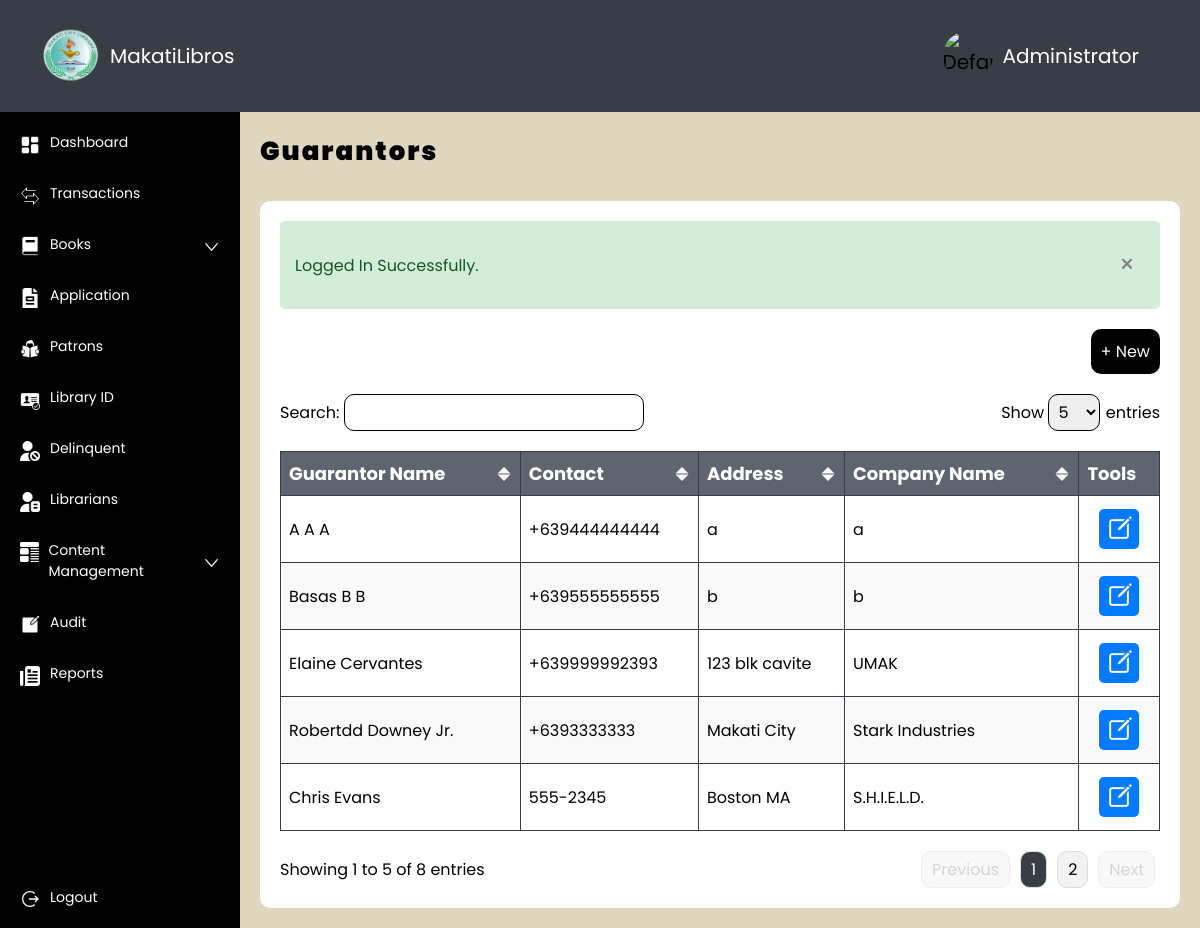
/admin/guarantors.php (signed in), run on the app's committed database.
### tables this page shows
CREATE TABLE `guarantor` (
  `guarantor_id` int(11) NOT NULL,
  `patrons_id` int(11) DEFAULT NULL,
  `firstname` varchar(255) DEFAULT NULL,
  `middlename` varchar(255) DEFAULT NULL,
  `lastname` varchar(255) DEFAULT NULL,
  `suffix` varchar(255) DEFAULT NULL,
  `contact` varchar(255) DEFAULT NULL,
  `address` varchar(255) DEFAULT NULL,
  `company_name` varchar(255) DEFAULT NULL,
  `company_contact` varchar(255) DEFAULT NULL,
  `company_address` varchar(255) DEFAULT NULL,
  `sign` varchar(255) DEFAULT NULL
);

### admin/functions/fetch_profile.php (called while the page is built, shortened)
<?php
$email = $_SESSION['email'];
try {
    $query = "SELECT * FROM librarians WHERE email = :email";
    $stmt = $pdo->prepare($query);
    $stmt->bindParam(':email', $email);
    $stmt->execute();
    $librarian = $stmt->fetch(PDO::FETCH_ASSOC);
    if (!$librarian) {
        $query = "SELECT * FROM admin WHERE email = :email";
        $stmt = $pdo->prepare($query);
        $stmt->bindParam(':email', $email);
        $stmt->execute();
        $admin = $stmt->fetch(PDO::FETCH_ASSOC);
        $librarian = $admin;
    }
    $isAdmin = isset($librarian['admin_id']);
} catch (PDOException $e) {
    header("Location: logout.php");
    exit();
}

### admin/functions/fetch_guarantors.php (called while the page is built, shortened)
<?php
function getGuarantors($pdo)
{
    $query = "SELECT
                guarantor_id,
                firstname,
                middlename,
                lastname,
                suffix,
                contact,
                address,
                company_name,
                company_contact,
                company_address
              FROM
                guarantor
              ORDER BY
                lastname, firstname";
    $stmt = $pdo->prepare($query);
    $stmt->execute();
    $guarantors = [];
    while ($row = $stmt->fetch(PDO::FETCH_ASSOC)) {
        $guarantors[] = [
            'guarantor_id' => $row['guarantor_id'],
            'firstname' => $row['firstname'],
            'middlename' => $row['middlename'],
            'lastname' => $row['lastname'],
            'suffix' => $row['suffix'],
            'contact' => $row['contact'],
            'address' => $row['address'],
            'company_name' => $row['company_name'],
            'company_contact' => $row['company_contact'],
            'company_address' => $row['company_address']
        ];
    }
    return $guarantors;
}

### admin/guarantors.php (the view, shortened to what this page needs)
<!DOCTYPE html>
<html lang="en">
<head>
    <link rel="stylesheet" href="style.css">
</head>
<?php
include '../connection.php';
include 'functions/fetch_guarantors.php';
$guarantors = getGuarantors($pdo);
?>
<body>
    <div class="wrapper">
        <div class="container-top">
            <?php include 'container-top.php'; ?>
        </div>
        <div class="container-content">
            <div class="sidebar">
                <?php include 'sidebar.php'; ?>
            </div>
            <div class="body">
                <div class="row">
                    <div class="title-26px">
                        Guarantors
                    </div>
                </div>
                <div class="container-white">
                    <div class="container-success" id="container-success" style="display: <?php echo isset($_SESSION['success_display']) ? $_SESSION['success_display'] : 'none';
                                                                                            unset($_SESSION['success_display']); ?>;">
                        <div class="container-success-description">
                            <?php if (isset($_SESSION['success_message'])) {
                                echo $_SESSION['success_message'];
                            } ?>
                        </div>
                        <button type="button" class="button-success-close" onclick="closeSuccessStatus()">&times;</button>
                    </div>
                    <div class="row row-right">
                        <button class="button-borrow" onclick="openAddModal()">
                            &#43; New
                        </button>
                    </div>
                    <div class="row row-between">
                        <div>
                            <label for="search">Search: </label>
                            <input class="table-search" type="text" id="search" oninput="searchTable()">
                        </div>
                        <div>
                            <label for="entries">Show </label>
                            <select class="table-select" id="entries" onchange="changeEntries()">
                                <option value="5">5</option>
                            </select>
                            <label for="entries"> entries</label>
                        </div>
                    </div>
                    <div class="row">
                        <table id="table">
                            <thead>
                                <tr>
                                    <th onclick="sortTable(0)">
                                        <div class="row row-between">
                                            <div class="column-title">Guarantor Name</div>
                                            <img id="sort-icon-0" src="../images/sort.png" class="sort">
                                        </div>
                                    </th>
                                    <th onclick="sortTable(1)">
                                        <div class="row row-between">
                                            <div class="column-title">Contact</div>
                                            <img id="sort-icon-1" src="../images/sort.png" class="sort">
                                        </div>
                                    </th>
                                    <th onclick="sortTable(2)">
                                        <div class="row row-between">
                                            <div class="column-title">Address</div>
                                            <img id="sort-icon-2" src="../images/sort.png" class="sort">
                                        </div>
                                    </th>
                                    <th onclick="sortTable(3)">
                                        <div class="row row-between">
                                            <div class="column-title">Company Name</div>
                                            <img id="sort-icon-3" src="../images/sort.png" class="sort">
                                        </div>
                                    </th>
                                    <th>
                                        <div class="column-title">Tools</div>
                                    </th>
                                </tr>
                            </thead>
                            <tbody>
                                <?php if (empty($guarantors)) { ?>
                                    <tr>
                                        <td colspan="5">
                                            <div class="no-result">
                                                <div class="no-result-image">
                                                    <img src="../images/no-result.jpg" alt="No Results Found" class="image" />
                                                </div>
                                                <p>No results found.</p>
                                            </div>
                                        </td>
                                    </tr>
                                <?php } else { ?>
                                    <?php foreach ($guarantors as $guarantor) { ?>
                                        <tr>
                                            <td><?php echo htmlspecialchars($guarantor['firstname'] . ' ' . $guarantor['lastname'] . ' ' . $guarantor['suffix']); ?></td>
                                            <td><?php echo htmlspecialchars($guarantor['contact']); ?></td>
                                            <td><?php echo htmlspecialchars($guarantor['address']); ?></td>
                                            <td><?php echo htmlspecialchars($guarantor['company_name']); ?></td>
                                            <td>
                                                <div class="td-center">
                                                    <div class="button-edit" onclick="openEditModal({
                                                                    id: <?php echo $guarantor['guarantor_id']; ?>,
                                                                    firstname: '<?php echo addslashes($guarantor['firstname']); ?>',
                                                                    middlename: '<?php echo addslashes($guarantor['middlename']); ?>',
                                                                    lastname: '<?php echo addslashes($guarantor['lastname']); ?>',
                                                                    suffix: '<?php echo addslashes($guarantor['suffix']); ?>',
                                                                    contact: '<?php echo addslashes($guarantor['contact']); ?>',
                                                                    address: '<?php echo addslashes($guarantor['address']); ?>',
                                                                    company_name: '<?php echo addslashes($guarantor['company_name']); ?>',
                                                                    company_contact: '<?php echo addslashes($guarantor['company_contact']); ?>',
                                                                    company_address: '<?php echo addslashes($guarantor['company_address']); ?>'
                                                                })">
                                                        <img src="../images/edit-white.png" class="image">
                                                    </div>
                                                </div>
                                            </td>
                                        </tr>
                                    <?php } ?>
                                <?php } ?>
                            </tbody>
                        </table>
                    </div>
                    <div class="row row-between">
                        <div class="entry-info" id="entry-info"></div>
                        <div class="pagination" id="pagination"></div>
                    </div>
                </div>
            </div>
        </div>
    </div>
</body>
</html>

### admin/container-top.php (shortened to what this page needs)
<?php include 'functions/fetch_profile.php'; ?>
<div class="row row-between">
    <div class="row-auto">
        <div class="container-round logo">
            <img src="../images/library-logo.png" class="image">
        </div>
        <div class="font-white">
            MakatiLibros
        </div>
    </div>
    <div class="row-auto container-profile" <?php echo ($isAdmin) ? '' : 'onclick="openEditProfileModal()"'; ?>>
        <div class="container-round profile">
            <img
                src="../librarian_images/<?php echo $isAdmin ? 'default_image.jfif' : htmlspecialchars($image); ?>"
                class="image"
                alt="<?php echo $isAdmin ? 'Default Admin Image' : 'User Profile Image'; ?>">
        </div>
        <div class="font-white">
            <?php echo htmlspecialchars($isAdmin ? 'Administrator' : $lastname); ?>
        </div>
    </div>
</div>

### admin/style.css (style rules this page uses)
* { margin: 0; padding: 0; font-family: 'Poppins', sans-serif; box-sizing: border-box; font-size: 20px; }
.wrapper { display: flex; flex-direction: column; height: 100vh; width: 100%; }
.container-top { display: flex; flex-direction: row; width: 100%; padding: 20px 40px; align-items: center; background-color: #393E46; }
.font-white { color: white; }
.container-round { border-radius: 100%; overflow: hidden; }
.logo { width: 60px; height: 60px; }
.profile { width: 50px; height: 50px; }
.container-profile { border: 1px solid transparent; padding: 10px 20px; }
.container-content { display: flex; flex-direction: row; width: 100%; height: 100%; overflow: hidden; }
.row { display: flex; flex-direction: row; gap: 10px; width: 100%; }
.row-auto { display: flex; flex-direction: row; width: auto; height: auto; gap: 10px; align-items: center; }
.row-between { align-items: center; justify-content: space-between; }
.row-right { justify-content: right; }
.sidebar { display: flex; flex-direction: column; padding: 10px; gap: 10px; width: 20%; background-color: black; overflow-y: scroll; scrollbar-width: thin; scrollbar-color: #888 #222; scroll-behavior: smooth; }
.image { width: 100%; height: 100%; }
.body { display: flex; flex-direction: column; padding: 20px; gap: 10px; width: 80%; background-color: #dfd7bf; overflow-y: scroll; scrollbar-width: thin; scrollbar-color: #888 #222; scroll-behavior: smooth; }
.title-26px { font-size: 26px; font-weight: 900; letter-spacing: 2px; color: black !important; }
.container-white { width: auto; display: flex; flex-direction: column; background-color: white; padding: 20px; border-radius: 10px; margin-top: 20px; gap: 20px; }
table { width: 100%; border-collapse: collapse; }
td { border: 1px solid #393E46; padding: 8px; text-align: left; font-size: 16px; }
.td-center { display: flex; justify-content: center; text-align: center; }
th { background-color: #5F656F; color: white; border: 1px solid #393E46; padding: 8px; text-align: left; }
tbody tr:nth-child(even) { background-color: #f9f9f9; }
.column-title { font-size: 18px; }
.entry-info { font-size: 16px; }
.sort { width: 16px; height: 16px; }
.table-search { width: 300px; }
.table-search, .table-select { border-radius: 10px; padding: 5px; font-size: 16px; border: 1px solid; }
.table-select option { padding: 5px; font-size: 16px; }
button { padding: 10px; border-radius: 10px; font-size: 16px; border: none; }
.button-borrow { background-color: black; color: white; transition: transform 0.2s; }
.button-edit { width: 40px; height: 40px; background-color: #007bff; padding: 5px; margin: 5px; border-radius: 5px; transition: transform 0.2s; }
label { font-size: 16px; }
.container-success { display: flex; padding: 15px; border-radius: 5px; width: 100%; flex-direction: row; align-items: center; justify-content: space-between; background-color: #d4edda; color: #155724; border-color: #c3e6cb; }
.container-success-description { font-size: 16px; }
.button-success-close { color: grey; font-size: 25px; background-color: transparent; border: none; transition: transform 0.2s; }

### data on the page
guarantor: firstname+lastname+suffix "A A A", contact "+639444444444", address "a", company_name "a"
guarantor: firstname+lastname+suffix "Basas B B", contact "+639555555555", address "b", company_name "b"
guarantor: firstname+lastname+suffix "Elaine Cervantes", contact "+639999992393", address "123 blk cavite", company_name "UMAK"
guarantor: firstname+lastname+suffix "Robertdd Downey Jr.", contact "+6393333333", address "Makati City", company_name "Stark Industries"
guarantor: firstname+lastname+suffix "Chris Evans", contact "555-2345", address "Boston MA", company_name "S.H.I.E.L.D."

### other printed values
$isAdmin ? 'Administrator' : $lastname "Administrator"
$_SESSION['success_message'] "Logged In Successfully."
